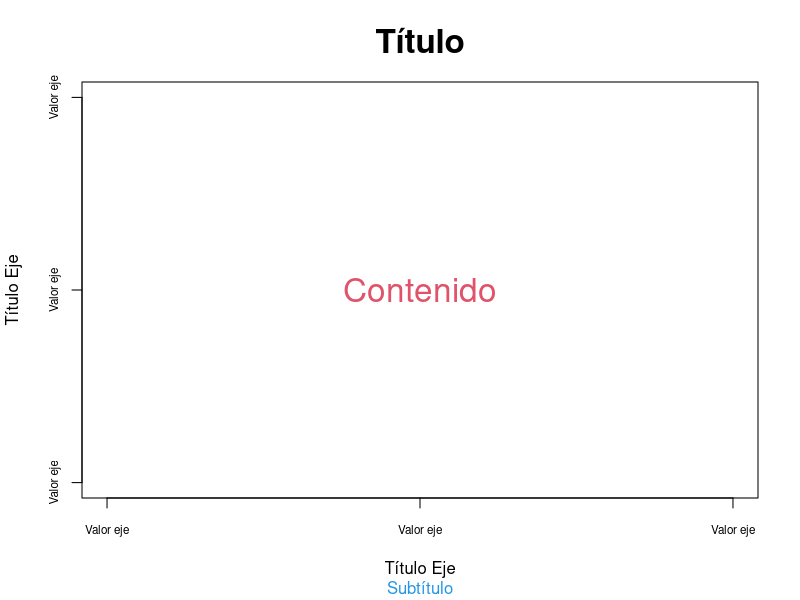
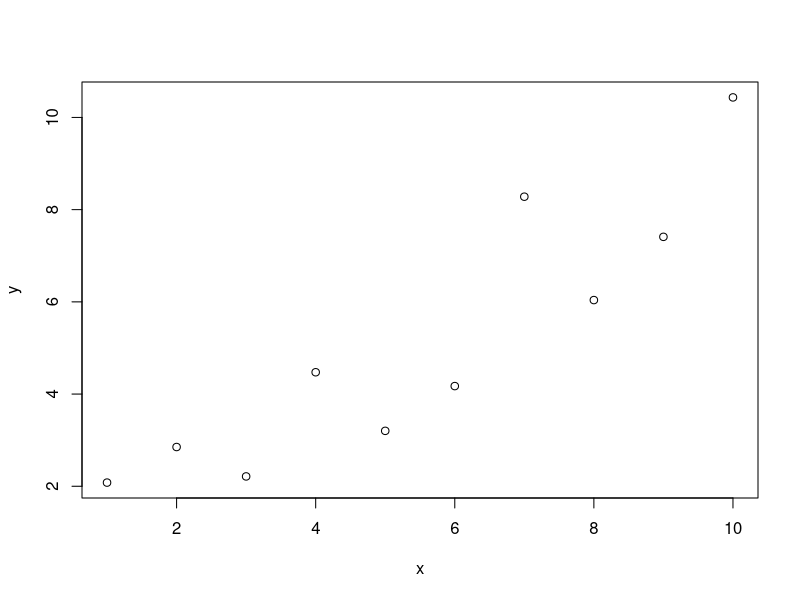
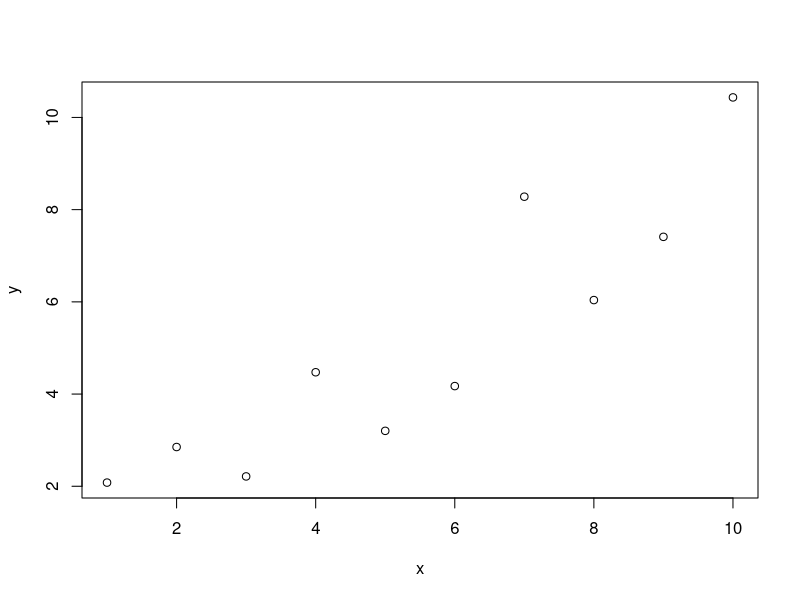
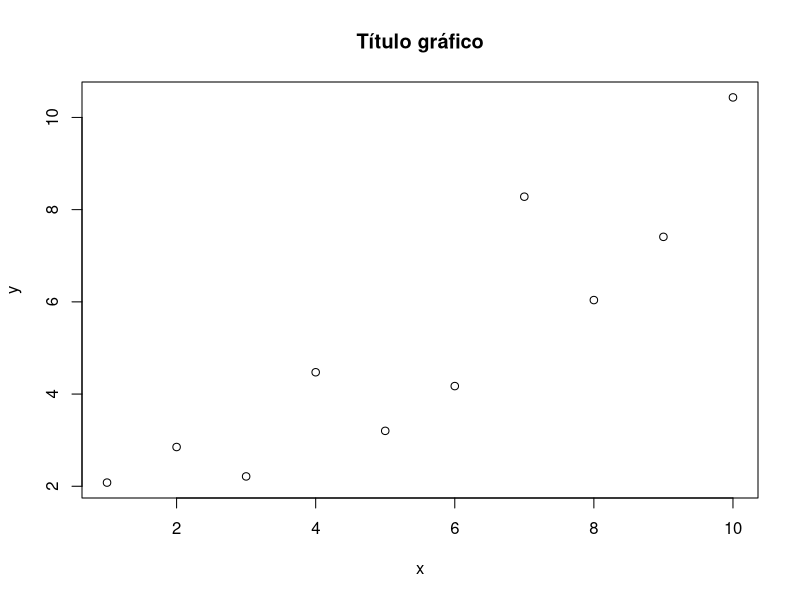
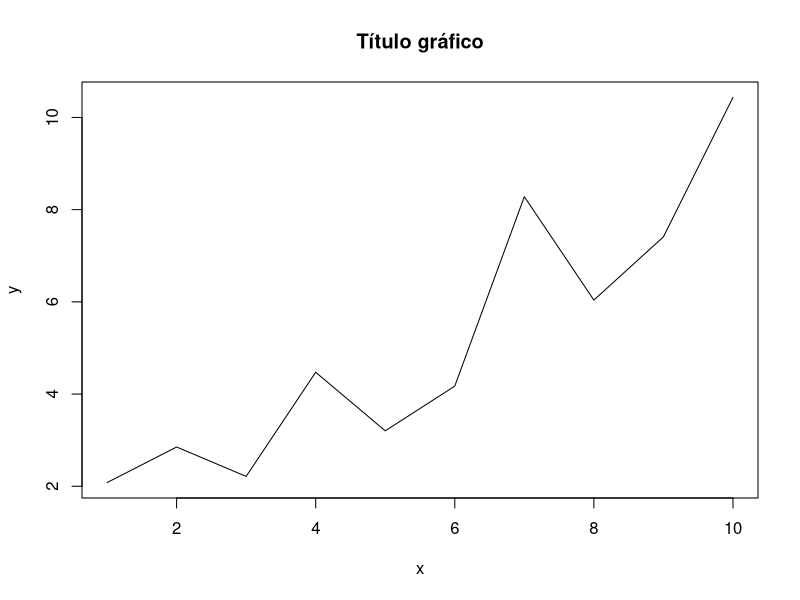
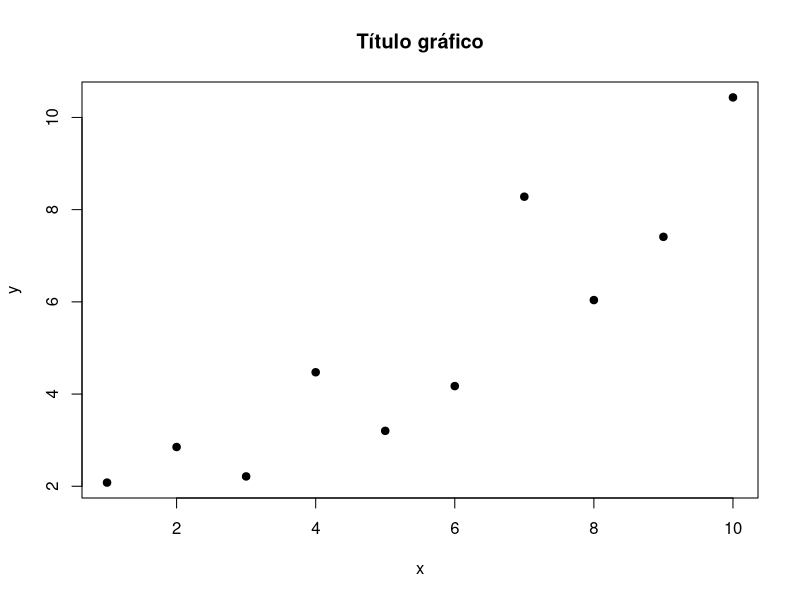
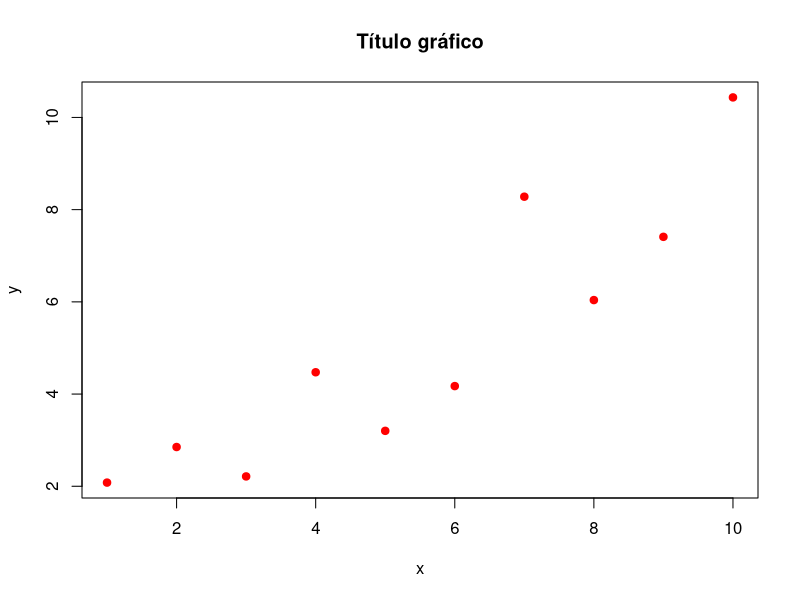
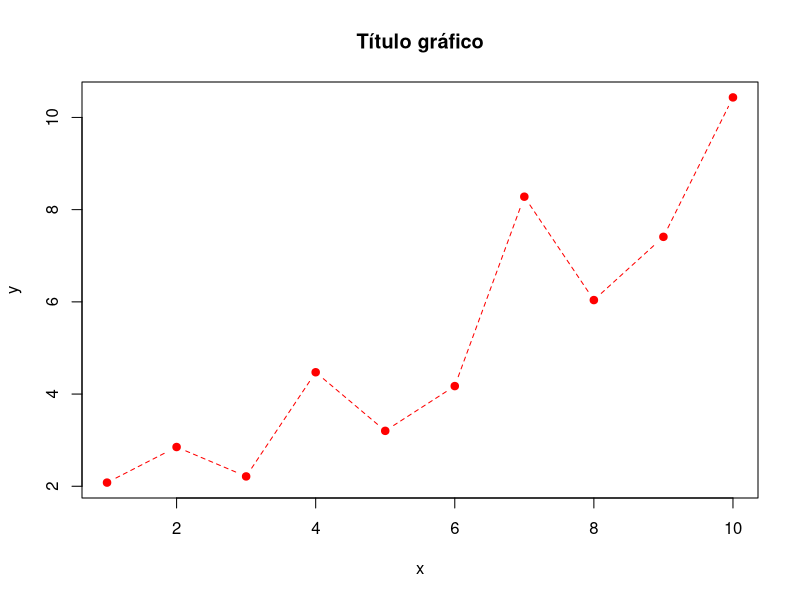

These figures' R source, in order:
## ---- chunk 1
knitr::opts_chunk$set(echo = TRUE,
                      fig.align = "center",
                      message = FALSE,
                      error = FALSE,
                      warning = FALSE,
                      cache = TRUE)
## ---- chunk 2
methods(plot)
## ---- chunk 3
plot(0,0,axes = F,main = "Título",sub = "Subtítulo",xlab = "Título Eje",ylab = "Título Eje",col="white",cex.main=2,asp = 1,col.sub=4)

box()
text(0,0,labels = "Contenido",cex=2,col=2)
axis(1,at=-1:1,labels = rep("Valor eje",3),cex.axis=0.7)
axis(2,at=-1:1,labels = rep("Valor eje",3),cex.axis=0.7)
## ---- chunk 4
args(plot.default)
## ---- chunk 5
set.seed(2019)
x <- 1:10
y <- x + runif(10,-2,2)
plot(x,y)
plot(y~x)
plot(x,y,main = "Título gráfico")
plot(x,y,main = "Título gráfico", type="l")
plot(x,y,main = "Título gráfico", type="p", pch=19)
plot(x,y,main = "Título gráfico", type="p", pch=19,col="red")
plot(x,y,main = "Título gráfico", type="b", pch=19,lty=2,col="red")
## ---- chunk 6
plot(1,1,xlim = c(1, 7.5),ylim = c(1,5),type="n",axes = F,xlab = "",ylab = "", main = "Tipos de Puntos y sus códigos")
points(1:7,rep(4.5,7),pch=0:6)
text(1:7,rep(4.3,7),labels = paste(0:6))
points(1:7,rep(3.5,7),pch=7:13)
text(1:7,rep(3.3,7),labels = paste(7:13))
points(1:7,rep(2.5,7),pch=14:20)
text(1:7,rep(2.3,7),labels = paste(14:20))
points(1:5,rep(1.5,5),pch=21:25)
text(1:5,rep(1.3,5),labels = paste(21:25))


plot(1,1,xlim = c(0.5, 6),ylim = c(5,12),type="n",axes = F,xlab = "",ylab = "", main = "Tipos de Líneas y sus códigos")
abline(h=11.5,lty=0)
text(1,12,labels = "blank (lty=0)")
abline(h=10.5,lty=1)
text(1,11,labels = "solid (lty=1)")
abline(h=9.5,lty=2)
text(1,10,labels = "dashed (lty=2)")
abline(h=8.5,lty=3)
text(1,9,labels = "dotted (lty=3)")
abline(h=7.5,lty=4)
text(1,8,labels = "dotdash (lty=4)")
abline(h=6.5,lty=5)
text(1,7,labels = "longdash (lty=5)")
abline(h=5.5,lty=6)
text(1,6,labels = "twodash (lty=6)")


## ---- chunk 7
plot(y~x,pch=19,main="Ejemplo Rectas")
lines(x,y,lwd=2,lty=2)
points(x,y+2,pch=19,col=2)
lines(x,y+2,lwd=2,lty=2,col=2)
abline(lm(y~x))
abline(lm(I(y+2)~x),col=2)
text(2,8,labels = "Recta 1")
text(2,9,labels = "Recta 2",col=2)
## ---- chunk 8
plot(mpg~disp,col=factor(gear),data=mtcars,pch=19,
     main="Desplazamiento vs Consumo Gasolina")
legend("topright",pch=19,col=1:3,legend = levels(factor(mtcars$gear)),
       title = "Número de Cambios")
## ---- chunk 9
plot(mpg~disp,data=mtcars,type="n",
     main="Desplazamiento vs Consumo Gasolina")
text(mpg~disp,data=mtcars,labels=rownames(mtcars),cex=0.6,
     col=gear-2,adj=c(0,0.5))
legend("topright",fill=1:3,legend = levels(factor(mtcars$gear)),
       title = "Número de Cambios",horiz = T)
## ---- chunk 10
SetTextContrastColor <- function(color)
{
  ifelse( mean(col2rgb(color)) > 127, "black", "white")
}
TextContrastColor <- unlist( lapply(colors(), SetTextContrastColor) )

colCount <- 25 # number per row
rowCount <- 27
RGBColors <- col2rgb(colors()[1:length(colors())])
HSVColors <- rgb2hsv( RGBColors[1,], RGBColors[2,], RGBColors[3,],
             maxColorValue=255)
HueOrder <- order( HSVColors[1,], HSVColors[2,], HSVColors[3,] )

par(mar=c(0,0,2,0))
plot(0, type="n", ylab="", xlab="",
axes=FALSE, ylim=c(rowCount,0), xlim=c(1,colCount))

title("Colores en R -- por Tinte, Saturación, y Valor")

for (j in 0:(rowCount-1))
{
  for (i in 1:colCount)
  {
   k <- j*colCount + i
   if (k <= length(colors()))
   {
    rect(i-0.5,j-0.5, i+0.5,j+0.5, border="black", col=colors()[ HueOrder[k] ])
    text(i,j, paste(HueOrder[k]), cex=0.7, col=TextContrastColor[ HueOrder[k] ])
   }
  }
}
## ---- chunk 11
set.seed(2019)
ciudades <- sample(5,300,replace = T,
                   prob = c(0.1,0.4,0.2,0.3,0.1))
ciudades <- factor(ciudades,
                   labels = c("Cali","Medellín","Bogotá",
                              "Barranquilla","Cartagena"))
plot(ciudades,main="Distribución de las Ciudades")
## ---- chunk 12
table(ciudades)
barplot(table(ciudades),col=1:5,las=1,ylim = c(0,120),
        main = "Distribución de las Ciudades")
## ---- chunk 13
pie(table(ciudades))
## ---- chunk 14
impacto <- gl(3,100,labels = c("Bajo","Mediano","Alto"))
table(ciudades,impacto)
mosaicplot(table(ciudades,impacto),col=c("green","yellow","red"),
           main="Impacto por Ciudad")
## ---- chunk 15
set.seed(4321)
ingresos <- ceiling(rlnorm(300,5,0.5))
colores <- colors()[sample(675,5)]
boxplot(ingresos~ciudades,pch=20,col=colores,
        main="Distribución de los ingresos por ciudad",
        ylab="Miles de millones ($)",las=1)
boxplot(ingresos~ciudades,pch=20,col=colores,horizontal=T,
        main="Distribución de los ingresos por ciudad",
        xlab="Miles de millones ($)",las=1,cex.axis=0.7,lty=1)
boxplot(ingresos~ciudades,pch=20,col=colores,
        main="Distribución de los ingresos por ciudad",
        ylab="Miles de millones ($)",las=1,notch=T)
## ---- chunk 16
hist(ingresos)
hist(ingresos, main="Densidad de los ingresos",las=1,
     col="lightblue",freq=F)
hist(ingresos, main="Distribución de los ingresos",las=1,
     col="lightblue")
hist(ingresos, main="Distribución de los ingresos",las=1,
     col="lightblue")
rug(ingresos,col=2)
## ---- chunk 17
(dening <- density(ingresos))
plot(dening)
plot(dening,col=2,lwd=2,las=1,
     main="Densidad de los ingresos")
hist(ingresos, main="Densidad de los ingresos",las=1,
     col="lightblue",freq=F)
rug(ingresos,col=2)
lines(dening,col=2,lwd=2)

# Resaltando una sección en particular
x1 <- min(which(dening$x >= 150))  
x2 <- max(which(dening$x < 370))
plot(dening,col=2,lwd=2,las=1,
     main="Densidad de los ingresos")
polygon(x=dening$x[c(x1,x1:x2,x2)],
        y=c(0,dening$y[x1:x2],0), col=rgb(1,0,0,alpha = 0.5),
        border = NA)
## ---- chunk 18
pairs(iris)
pairs(iris,col=iris$Species,pch=19)
